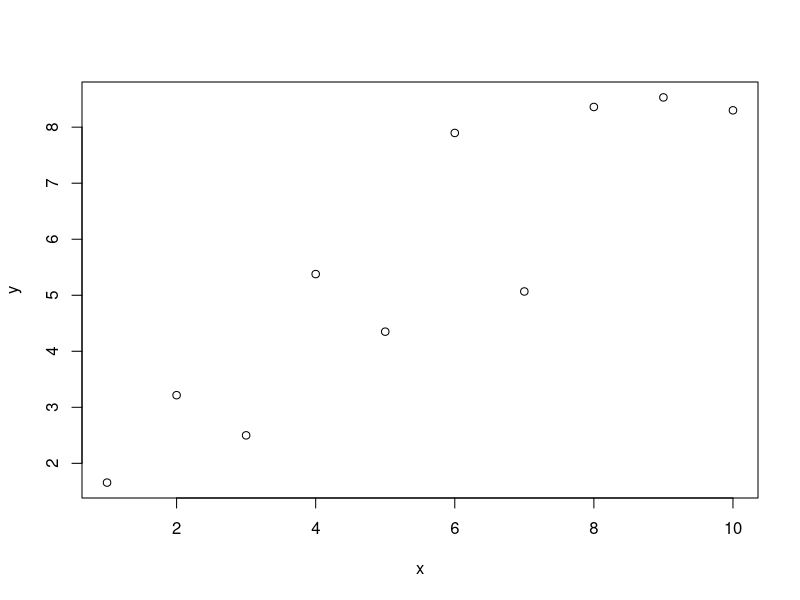
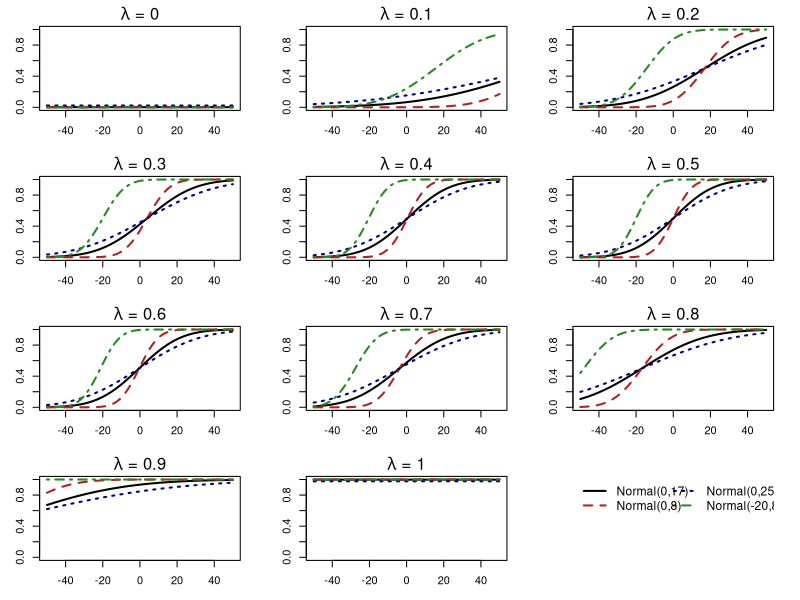

Here is the R script that generated these plots, in order:
## ---- chunk 1
knitr::opts_chunk$set(echo = TRUE)
library(knitr)
library(lmtest)
# opts_template$set(
#   fig_small = list(out.width = 400, out.height = 400),
#   fig_large = list(out.width = 500, out.height = 500)
#   )
# This section includes library or any other pre-analysis codes, which will not be shown in the document
## ---- chunk 2
x = 2
y = 3
x + y
## ---- chunk 3
z = 2
zz = 3
z + zz
## ---- chunk 4
x = 1:10
y = x + rnorm(n=10)
plot(y ~ x)
## ---- chunk 5
  rm(list=ls())
  par(mfrow=c(4,3), mar = c(3, 3, 2, 2)) # Default (5,4,4,2) c(bottom, left, top, right)
  
  for(i in 0:10){                              # We explore (0,1) in lambda

    lambda_val = i * 0.1                       # Parameters to be varied
    SD = 17                                    # Parameters to be varied
    SD_small = 8                               # Parameters to be varied
    SD_large = 25                              # Parameters to be varied
        
    delta = seq(from=-50, to=50, by=0.01)      # Fixed quantities
    alpha = 4*lambda_val*(1-lambda_val)        # Function of lambda_val
    beta = 50*(2*lambda_val - 1)               # Function of lambda_val
    q = alpha * delta + (1-alpha)*beta         # Function of lambda_val
   
    prob  <- pnorm(q=q, mean=0, sd=SD)         # Probability of winning
    prob2 <- pnorm(q=q, mean=0, sd=SD_small)   # Probability of winning
    prob3 <- pnorm(q=q, mean=0, sd=SD_large)   # Probability of winning
    prob4 <- pnorm(q=q, mean=-20, sd=SD_small) # Probability of winning
    
    plot(prob ~ delta, type="l", lwd=2, ylim=c(0,1), ylab="", 
        xlab=expression(Delta), cex.main=1.5,  
        main=substitute(paste(lambda, sep=" = ", v), list(v=lambda_val)))
    lines(prob2 ~ delta, type="l", lty=2, col="firebrick", lwd=2)
    lines(prob3 ~ delta, type="l", lty=3, col="navy", lwd=2)
    lines(prob4 ~ delta, type="l", lty=4, col="forestgreen", lwd=2)
     }         

  # We want to put a legend on this combined graph
  plot(1, type = "n", axes=FALSE, xlab="", ylab="") # No plotting
  legend(x = "topleft", 
         legend = c("Normal(0,17)", "Normal(0,8)", "Normal(0,25)",
                    "Normal(-20,8)"), 
         col=c("black", "firebrick", "navy", "forestgreen"),
         lty=c(1,2,3,4), ncol=2,
         lwd=2, cex=1.1, horiz = FALSE, text.width=0.2, box.col = "white")   


